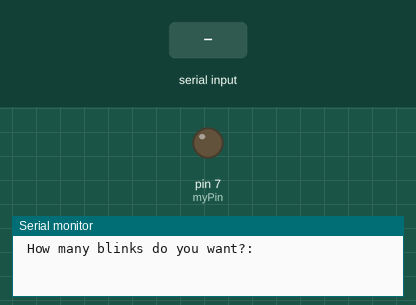
A sketch run on a simulated Arduino Uno, built with avr-gcc and run on an emulated ATmega328P. On the bench: output pins drawn as LEDs (lit = HIGH), the last lines printed to the serial monitor. Dashed ring = blinking. The test bench sets the inputs (shaded band).

Above: at 1.2 s.
1.3 s: "90,45\n" received over Serial
At 2.0 s:
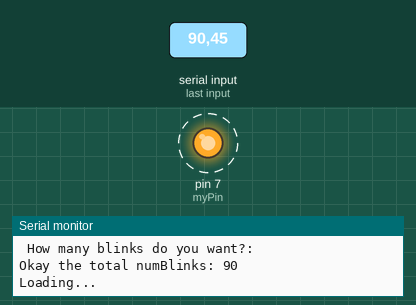
Timing chart, 0 to 10.3 s (numbered marks = the images above; inputs shaded):
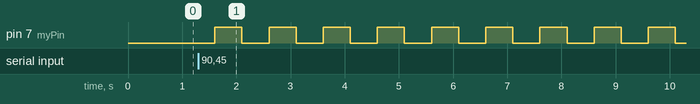

Measured:
- after the input at 1.3 s, pin 7 (myPin): alternates HIGH for 0.50 s and LOW for 0.50 s, starting after 0.30 s

The sketch:

How_Many_Blinks.ino
```cpp
int myPin = 7;
int time = 200;
int numBlinks;
String msg =" How many blinks do you want?: ";
String msg2= "Okay the total numBlinks: ";
String msg3= "Loading...";
int j;
int time2 = 500;

// ask, wait, read
void setup() {
Serial.begin(9600);
pinMode(myPin, OUTPUT);

}

void loop() {
Serial.println(msg);
while (Serial.available()==0){
  // do nothing till data is available
}
numBlinks = Serial.parseInt();
Serial.print(msg2);
Serial.println(numBlinks);
delay(time);
Serial.println(msg3);
delay(100);
for (j=1; j<=numBlinks; j = j+1) {
  digitalWrite(myPin, HIGH);
  delay(time2);
  digitalWrite(myPin, LOW);
  delay(time2);
}

delay(500);

}
```
